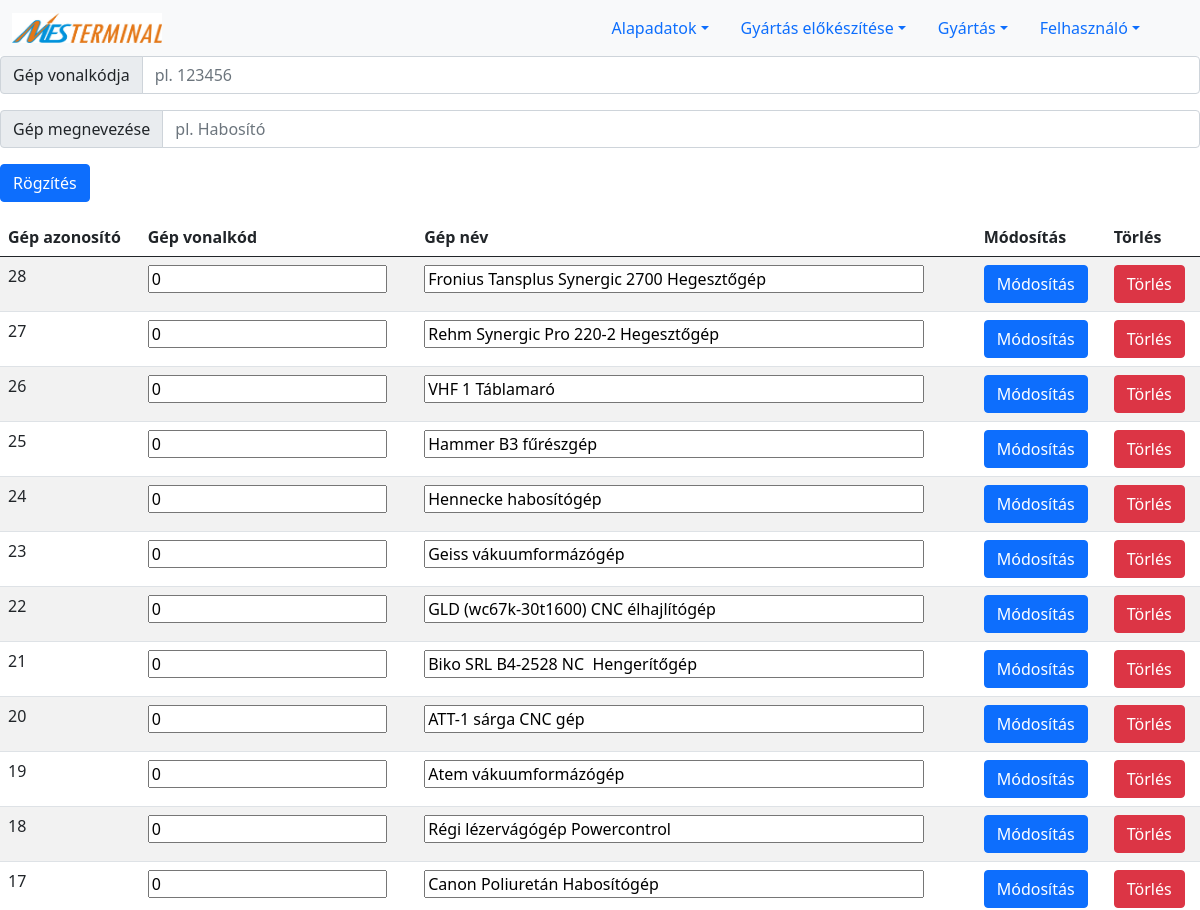
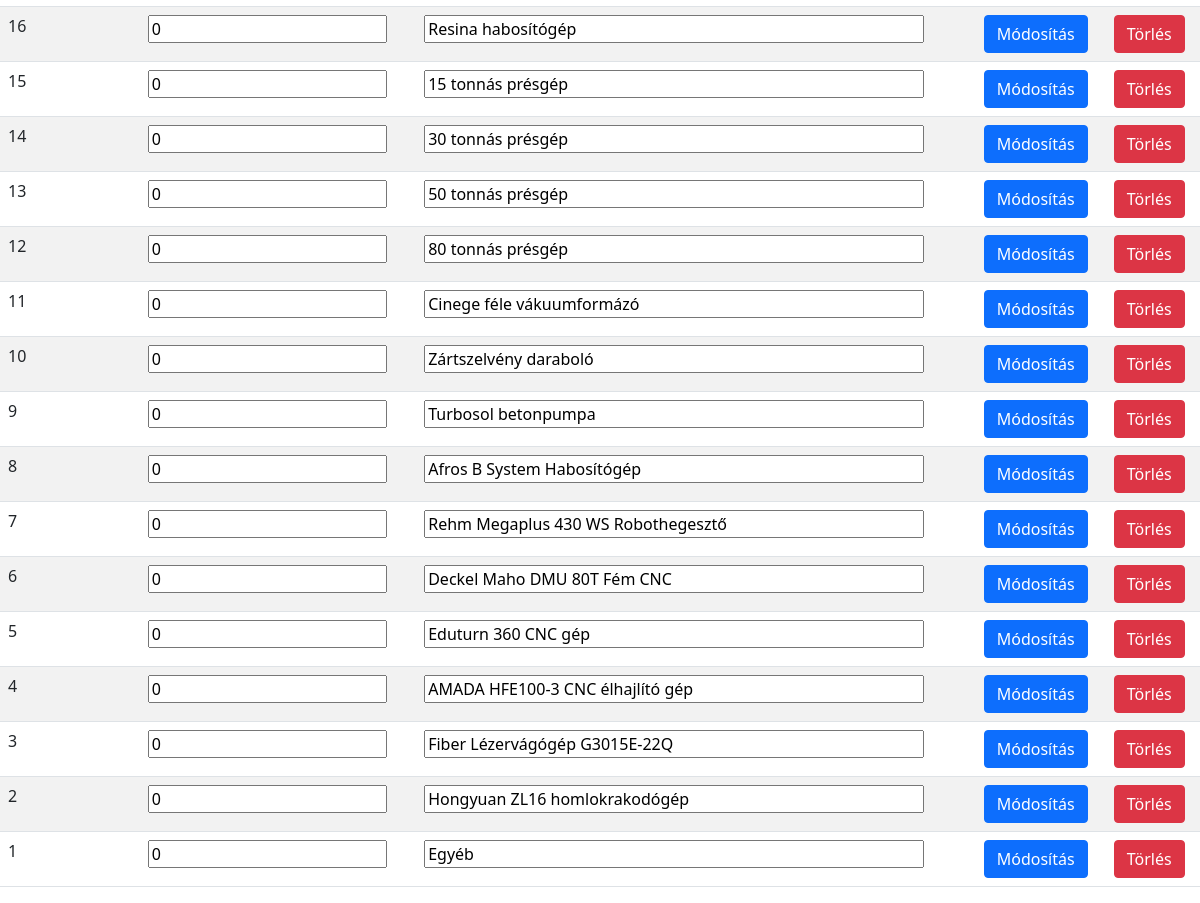
Screenshot of /machine.php with the database file from the repository (2 pictures, top to bottom).
### tables this page shows
CREATE TABLE `machine` (
  `ID` int(11) NOT NULL,
  `barcode` varchar(11) DEFAULT NULL,
  `name` varchar(255) NOT NULL
);

### lists/listMachines.php (the view, shortened to what this page needs)
<?php
include "connection.php";
$sql="SELECT * from `machine` order by ID DESC";
$reultErrors = $conn -> query($sql);
if ($reultErrors->num_rows > 0) {
    print '
    <div style="overflow: hidden">
    <table class="table table-striped">
        <thead>
        <tr>
            <th scope="col">Gép azonosító</th>
            <th scope="col">Gép vonalkód</th>
            <th scope="col">Gép név</th>
            <th scope="col">Módosítás</th>
            <th scope="col">Törlés</th>
        </tr>
        </thead>
        <tbody>
        ';
    while($row = $reultErrors->fetch_assoc()) {
        print '
            <tr>
            <form action="feldolgozok/modifyMachine.php" method="POST">
            <td>'.$row["ID"].'</td>
            <td><input type="text" name="machine_barcode" value="'.$row["barcode"].'"></td>
            <td><input type="text" name="machine_name" value="'.$row["name"].'" style="width:500px"></td>
            <td><Button type="submit" name="machineId" value="'.$row["ID"].'" class="btn btn-primary">Módosítás</button>
            </form>
            <form action="feldolgozok/deleteMachine.php" method="POST">
            <td><Button type="submit" name="machineId" value="'.$row["ID"].'" class="btn btn-danger">Törlés</button>
            </form>
            </tr>';
    }
    print '
        </tbody>
        </table>
        </div>';
}
?>

### rows the page displays
machine: ID "28", machine_barcode "0", machine_name "Fronius Tansplus Synergic 2700 Hegesztőgép"
machine: ID "27", machine_barcode "0", machine_name "Rehm Synergic Pro 220-2 Hegesztőgép"
machine: ID "26", machine_barcode "0", machine_name "VHF 1 Táblamaró"
machine: ID "25", machine_barcode "0", machine_name "Hammer B3 fűrészgép"
machine: ID "24", machine_barcode "0", machine_name "Hennecke habosítógép"
machine: ID "23", machine_barcode "0", machine_name "Geiss vákuumformázógép"
machine: ID "22", machine_barcode "0", machine_name "GLD (wc67k-30t1600) CNC élhajlítógép"
machine: ID "21", machine_barcode "0", machine_name "Biko SRL B4-2528 NC Hengerítőgép"
machine: ID "20", machine_barcode "0", machine_name "ATT-1 sárga CNC gép"
machine: ID "19", machine_barcode "0", machine_name "Atem vákuumformázógép"
machine: ID "18", machine_barcode "0", machine_name "Régi lézervágógép Powercontrol"
machine: ID "17", machine_barcode "0", machine_name "Canon Poliuretán Habosítógép"
machine: ID "16", machine_barcode "0", machine_name "Resina habosítógép"
machine: ID "15", machine_barcode "0", machine_name "15 tonnás présgép"
machine: ID "14", machine_barcode "0", machine_name "30 tonnás présgép"
machine: ID "13", machine_barcode "0", machine_name "50 tonnás présgép"
machine: ID "12", machine_barcode "0", machine_name "80 tonnás présgép"
machine: ID "11", machine_barcode "0", machine_name "Cinege féle vákuumformázó"
machine: ID "10", machine_barcode "0", machine_name "Zártszelvény daraboló"
machine: ID "9", machine_barcode "0", machine_name "Turbosol betonpumpa"
machine: ID "8", machine_barcode "0", machine_name "Afros B System Habosítógép"
machine: ID "7", machine_barcode "0", machine_name "Rehm Megaplus 430 WS Robothegesztő"
machine: ID "6", machine_barcode "0", machine_name "Deckel Maho DMU 80T Fém CNC"
machine: ID "5", machine_barcode "0", machine_name "Eduturn 360 CNC gép"
machine: ID "4", machine_barcode "0", machine_name "AMADA HFE100-3 CNC élhajlító gép"
machine: ID "3", machine_barcode "0", machine_name "Fiber Lézervágógép G3015E-22Q"
machine: ID "2", machine_barcode "0", machine_name "Hongyuan ZL16 homlokrakodógép"
machine: ID "1", machine_barcode "0", machine_name "Egyéb"
